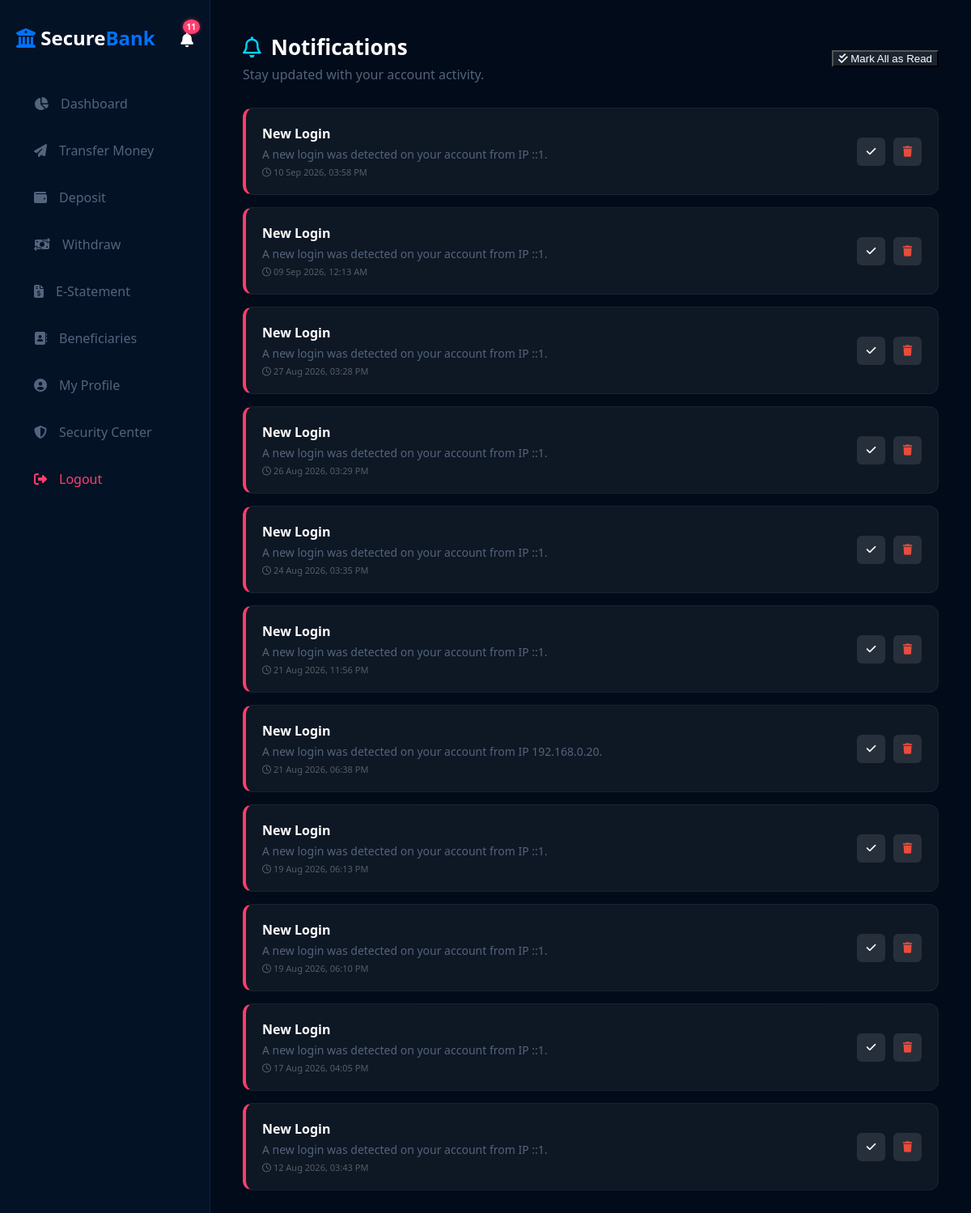
The app's page /user/notifications.php (signed in) with its own data.
### tables this page shows
CREATE TABLE `notifications` (
  `id` int(11) NOT NULL,
  `type` enum('user','admin') NOT NULL DEFAULT 'user',
  `user_id` int(11) NOT NULL,
  `title` varchar(150) NOT NULL,
  `message` text NOT NULL,
  `is_read` tinyint(1) DEFAULT 0,
  `created_at` timestamp NOT NULL DEFAULT current_timestamp()
);

### user/notifications.php (the view, shortened to what this page needs)
<?php
require_once '../config/session.php';
$user_id = $_SESSION['user_id'];
$stmt = mysqli_prepare($conn, "SELECT * FROM notifications WHERE type='user' AND (user_id=? OR user_id=0) ORDER BY created_at DESC");
mysqli_stmt_bind_param($stmt, 'i', $user_id);
mysqli_stmt_execute($stmt);
$result = mysqli_stmt_get_result($stmt);
?>
<!DOCTYPE html>
<html lang="en">
<head>
    <link rel="stylesheet" href="../assets/css/premium-theme.css">
    <link rel="stylesheet" href="../assets/css/app-theme.css">
    <link rel="stylesheet" href="https://cdnjs.cloudflare.com/ajax/libs/font-awesome/6.4.0/css/all.min.css">
</head>
<body>
<div class="dashboard-container">
    <?php include __DIR__ . '/partials/sidebar.php'; ?>
    <main class="main-content">
        <header class="page-header" style="display:flex; justify-content:space-between; align-items:center;">
            <div>
                <h1><i class="fa-regular fa-bell" style="color: var(--accent-blue);"></i> Notifications</h1>
                <p>Stay updated with your account activity.</p>
            </div>
            <form method="POST">
                <button type="submit" class="btn" style="background: rgba(255,255,255,0.1); color: white;"><i class="fa-solid fa-check-double"></i> Mark All as Read</button>
            </form>
        </header>
        <?php $count = 0; while($n = mysqli_fetch_assoc($result)): $count++; ?>
            <div class="notif-card <?= $n['is_read'] ? '' : 'unread' ?>">
                <div class="notif-content">
                    <h4>
                        <?= htmlspecialchars($n['title']) ?>
                    </h4>
                    <p><?= htmlspecialchars($n['message']) ?></p>
                    <div class="notif-meta"><i class="fa-regular fa-clock"></i> <?= date('d M Y, h:i A', strtotime($n['created_at'])) ?></div>
                </div>
                <div class="notif-actions">
                    <?php if ($n['user_id'] != 0): ?>
                        <?php if (!$n['is_read']): ?>
                        <form method="POST" style="margin:0;">
                            <button type="submit" class="btn-icon" title="Mark as Read"><i class="fa-solid fa-check"></i></button>
                        </form>
                        <?php endif; ?>
                        <form method="POST" style="margin:0;" onsubmit="return confirm('Delete notification?');">
                            <button type="submit" class="btn-icon btn-danger" title="Delete"><i class="fa-solid fa-trash"></i></button>
                        </form>
                    <?php endif; ?>
                </div>
            </div>
        <?php endwhile; ?>
    </main>
</div>
</body>
</html>

### assets/css/premium-theme.css (style rules this page uses)
:root { --bg-dark: #020b19; --bg-card: #041226; --primary-glow: #0072ff; --accent-blue: #00d2ff; --text-main: #ffffff; --text-muted: #53647c; --border-color: #0b2240; }
body { background-color: var(--bg-dark); color: var(--text-main); font-family: 'Segoe UI', Roboto, sans-serif; margin: 0; padding: 0; }

### assets/css/app-theme.css (style rules this page uses)
.dashboard-container { display: grid; grid-template-columns: 260px 1fr; min-height: 100vh; }
.main-content { padding: 40px; overflow-y: auto; }
.page-header { display: flex; align-items: center; justify-content: space-between; flex-wrap: wrap; gap: 15px; margin-bottom: 30px; }
.page-header h1 { margin: 0; font-size: 26px; display: flex; align-items: center; gap: 12px; }
.page-header p { color: var(--text-muted); margin: 5px 0 0 0; }
body { transition: background-color 1s ease; }

### user/notifications.php (style rules this page uses)
.notif-card { background: rgba(18, 18, 18, 0.6); border: 1px solid rgba(255, 255, 255, 0.05); border-left: 4px solid var(--accent-blue); border-radius: 12px; padding: 20px; margin-bottom: 15px; display: flex; justify-content: space-between; align-items: center; }
.notif-card.unread { background: rgba(255, 255, 255, 0.05); border-left-color: #ff3e6c; }
.notif-content h4 { margin: 0 0 5px 0; color: #fff; font-size: 16px; }
.notif-content p { margin: 0 0 5px 0; color: var(--text-muted); font-size: 14px; }
.notif-meta { font-size: 11px; color: rgba(255,255,255,0.3); }
.notif-actions { display: flex; gap: 10px; }
.btn-icon { background: rgba(255,255,255,0.1); border: none; color: white; width: 35px; height: 35px; border-radius: 6px; cursor: pointer; transition: 0.2s; }
.btn-danger { color: #e74c3c; }

### records on screen
notifications: title "New Login", message "A new login was detected on your account from IP ::1.", created_at "10 Sep 2026, 03:58 PM"
notifications: title "New Login", message "A new login was detected on your account from IP ::1.", created_at "09 Sep 2026, 12:13 AM"
notifications: title "New Login", message "A new login was detected on your account from IP ::1.", created_at "27 Aug 2026, 03:28 PM"
notifications: title "New Login", message "A new login was detected on your account from IP ::1.", created_at "26 Aug 2026, 03:29 PM"
notifications: title "New Login", message "A new login was detected on your account from IP ::1.", created_at "24 Aug 2026, 03:35 PM"
notifications: title "New Login", message "A new login was detected on your account from IP ::1.", created_at "21 Aug 2026, 11:56 PM"
notifications: title "New Login", message "A new login was detected on your account from IP 192.168.0.20.", created_at "21 Aug 2026, 06:38 PM"
notifications: title "New Login", message "A new login was detected on your account from IP ::1.", created_at "19 Aug 2026, 06:13 PM"
notifications: title "New Login", message "A new login was detected on your account from IP ::1.", created_at "19 Aug 2026, 06:10 PM"
notifications: title "New Login", message "A new login was detected on your account from IP ::1.", created_at "17 Aug 2026, 04:05 PM"
notifications: title "New Login", message "A new login was detected on your account from IP ::1.", created_at "12 Aug 2026, 03:43 PM"

### other values on screen
$unread "11"
$item[2] "Dashboard"
$item[2] "Transfer Money"
$item[2] "Deposit"
$item[2] "Withdraw"
$item[2] "E-Statement"
$item[2] "Beneficiaries"
$item[2] "My Profile"
$item[2] "Security Center"
